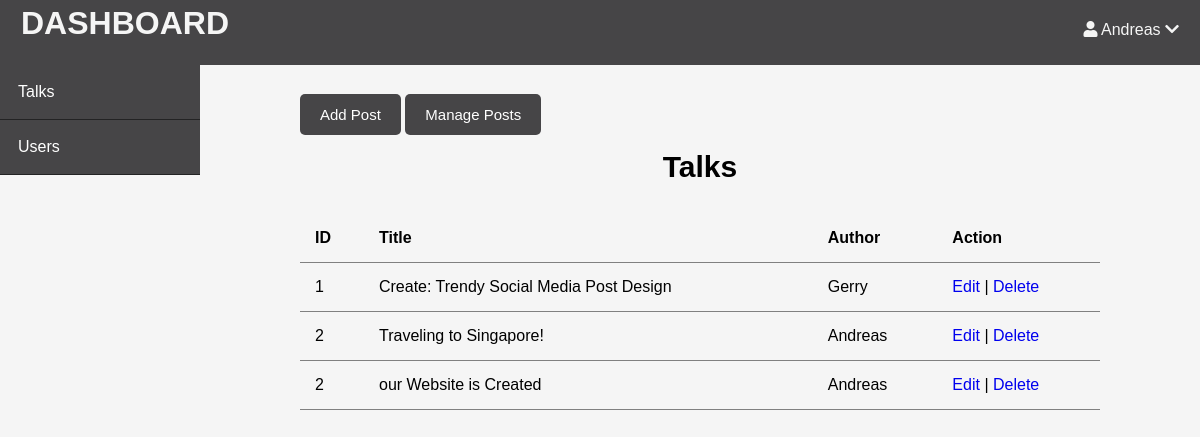
Screenshot of /posts.php (signed in) with the database file from the repository.
### tables this page shows
CREATE TABLE `tb_talks` (
  `id` int(11) NOT NULL,
  `title` varchar(256) NOT NULL,
  `id_author` int(255) NOT NULL,
  `date` date NOT NULL,
  `isi` longtext NOT NULL,
  `name` varchar(256) DEFAULT NULL,
  `location` varchar(256) DEFAULT NULL
);

CREATE TABLE `tb_user` (
  `id` int(11) NOT NULL,
  `username` varchar(255) NOT NULL,
  `email` varchar(255) NOT NULL,
  `age` int(11) NOT NULL,
  `password` varchar(255) NOT NULL,
  `id_job` int(11) NOT NULL
);

### posts.php (the view, shortened to what this page needs)
<?php
$database = new database();
$conn = $database->conn();
?>
<!DOCTYPE html>
<html lang="en">
<head>
    <link rel="stylesheet" href="https://use.fontawesome.com/releases/v5.7.2/css/all.css"
>
    <link rel="stylesheet" href="css/mydbstyle.css">
    <link rel="stylesheet" href="css/admin.css">
</head>
<body>
<header>
        <div class="logo">
            <h1 class="logo-text">DASHBOARD</h1>
        </div>
        <ul class="nav">
            <li>
                <a>
                    <i class="fa fa-user"></i> <?php echo $_SESSION['username']?> <i class="fa fa-chevron-down"></i>
                </a>
            </li>
        </ul>
    </header>
    <div class="admin-wrapper">
    <div class="left-sidebar">
        <ul>
            <li><a href="posts.php" style="color: white;">Talks</a></li>
            <li><a href="users.php" style="color: white;">Users</a></li>
        </ul>
    </div>
    <div class="admin-content">
        <div class="button-group">
            <a href="create_post.php" class="btn btn-size">Add Post</a>
            <a href="posts.php" class="btn btn-size">Manage Posts</a>
        </div>
        <div class="content">
            <h2 class="pg-title title-style">Talks</h2>
            <table>
                <thead>
                    <th>ID</th>
                    <th>Title</th>
                    <th>Author</th>
                    <th colspan="3" align=center >Action</th>
                </thead>
                <?php
                $query = "SELECT * FROM tb_talks
                        INNER JOIN tb_user on tb_talks.id_author  = tb_user.id";
                $data = mysqli_query($conn,$query);
                while($talks_data = mysqli_fetch_array($data)) {
                    echo "<tr>";
                    echo "<td>".$talks_data['id']."</td>";
                    echo "<td>".$talks_data['title']."</td>";
                    echo "<td>".$talks_data['username']."</td>";
                    echo "<td><a href='edit_post.php?id=$talks_data[id]'>Edit</a> | <a href='delete_post.php?id=$talks_data[id]'>Delete</a></td></tr>";
                }
                ?>
            </table>
        </div>
    </div>
    </div>
    </body>
</html>

### css/mydbstyle.css (style rules this page uses)
* { box-sizing: border-box; }
body { height: 100%; padding: 0px; margin: 0px; background: whitesmoke; font-family: 'Noto Sans JP', sans-serif; }
a { text-decoration: none; }
header { background: #464547; height: 65px; }
header .logo { float: left; height: inherit; margin-left: 16px; }
header .logo-text { margin: 5px; }
header ul { float: right; margin: 0px; padding: 0px; list-style: none; }
header ul li { float: left; position: relative; }
header ul li a { display: block; padding: 21px; font-size: 1em; text-decoration: none; }
header * { color: whitesmoke; }

### css/admin.css (style rules this page uses)
.admin-wrapper { display: flex; height: calc(100% - 66px); }
.title-style { font-size: 30px; font-weight: 2000; }
.admin-wrapper .left-sidebar { flex: 2; height: 100%; background: #464547; }
.admin-wrapper .left-sidebar ul { list-style: none; margin: 0px; padding: 0px; }
.admin-wrapper .left-sidebar ul li a { padding: 18px; display: block; border-bottom: 1px solid #232324; }
.admin-wrapper .admin-content { flex: 8; height: 100%; padding: 40px 100px 100px; overflow-y: scroll; }
.admin-content .pg-title { text-align: center; margin-bottom: 30px; }
table { width: 100%; border-collapse: collapse; font-size: 16px; }
th, td { padding: 15px; text-align: left; border-bottom: 1px solid gray; }
.btn { background: #464547; color: white; border-radius: 5px; font-family: 'Noto Sans JP', sans-serif; font-size: 15px; }
.btn-size { padding: 12px 20px; line-height: 20px; }

### rows the page displays
tb_talks: id_author "1", title "Create: Trendy Social Media Post Design", id_author.username "Gerry"
tb_talks: id_author "2", title "Traveling to Singapore!", id_author.username "Andreas"
tb_talks: id_author "2", title "our Website is Created", id_author.username "Andreas"

### other values shown
$_SESSION['username'] "Andreas"
